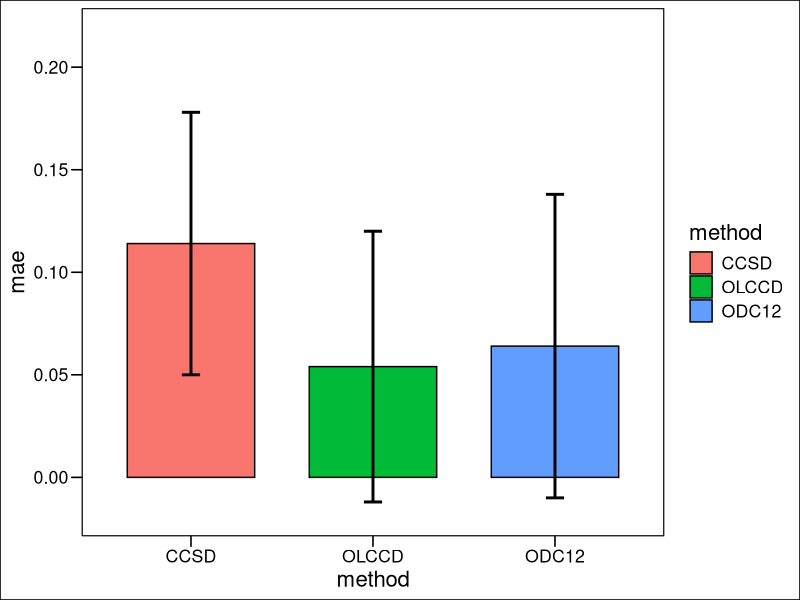

Reproduce this figure in R.
# d <- data.frame(method=c("CCSD", "OLCCD", "ODC12"),
#                 mae=c(0.171, 0.091, 0.075),
#                 std=c(0.046, 0.109, 0.080))
d <- data.frame(method=c("CCSD", "OLCCD", "ODC12"),
                mae=c(0.114, 0.054, 0.064),
                std=c(0.064, 0.066, 0.074))
d$method <- factor(d$method, levels=c("CCSD", "OLCCD", "ODC12"))

library(ggplot2)
library(ggthemes)

p <- (ggplot(data=d, aes(x=method, y=mae, fill=method)) +
      geom_bar(stat="identity", color="black", width=0.7) +
      geom_errorbar(aes(ymin=mae-std, ymax=mae+std), width=0.1, lwd=1) +
      ylim(0.091-0.108, 0.171+0.046) +
      theme_base())

ggsave(file="chart.pdf", plot=p, width=7, height=6)
